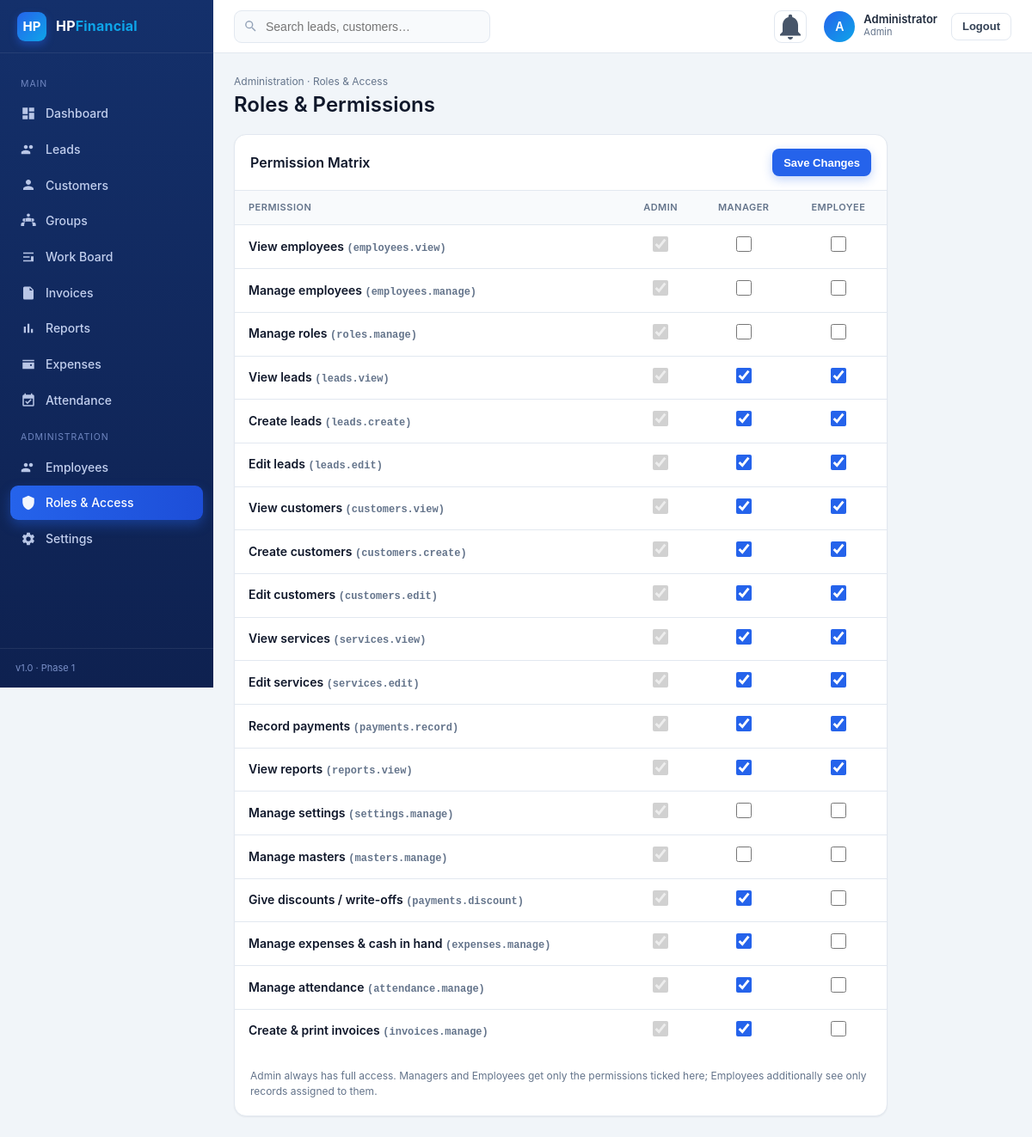
/roles (signed in), run on the app's committed database.
### tables this page shows
CREATE TABLE users (
  id BIGINT UNSIGNED AUTO_INCREMENT PRIMARY KEY,
  name VARCHAR(120) NOT NULL,
  mobile VARCHAR(15) NOT NULL UNIQUE,
  email VARCHAR(150) NULL,
  password_hash VARCHAR(255) NOT NULL,
  role_id BIGINT UNSIGNED NOT NULL,
  status ENUM('active','inactive') NOT NULL DEFAULT 'active',
  must_change_password TINYINT(1) NOT NULL DEFAULT 1,
  last_login_at DATETIME NULL,
  created_by BIGINT UNSIGNED NULL,
  created_at DATETIME NOT NULL DEFAULT CURRENT_TIMESTAMP,
  updated_at DATETIME NOT NULL DEFAULT CURRENT_TIMESTAMP ON UPDATE CURRENT_TIMESTAMP,
  FOREIGN KEY (role_id) REFERENCES roles(id),
  INDEX(status)
);

CREATE TABLE roles (
  id BIGINT UNSIGNED AUTO_INCREMENT PRIMARY KEY,
  name VARCHAR(50) NOT NULL,
  slug VARCHAR(50) NOT NULL UNIQUE
);

CREATE TABLE permissions (
  id BIGINT UNSIGNED AUTO_INCREMENT PRIMARY KEY,
  name VARCHAR(80) NOT NULL,
  slug VARCHAR(80) NOT NULL UNIQUE
);

### app/Core/Controller.php (called while the page is built, shortened)
<?php
abstract class Controller
{
    protected function view(string $template, array $data = [], string $layout = 'app'): void
    {
        extract($data, EXTR_SKIP);
        $content = (function () use ($template, $data) {
            extract($data, EXTR_SKIP);
            ob_start();
            require APP_PATH . '/Views/' . $template . '.php';
            return ob_get_clean();
        })();
        require APP_PATH . '/Views/layouts/' . $layout . '.php';
    }
}

### app/Controllers/RoleController.php (called while the page is built, shortened)
<?php
class RoleController extends Controller
{
    public function index(): void
    {
        $this->view('roles/index', [
            'pageTitle'   => 'Roles & Access',
            'activeNav'   => 'roles',
            'permissions' => Permission::all('id ASC'),
            'adminPerms'  => Role::permissionIds(1),
            'empPerms'    => Role::permissionIds(2),
            'mgrPerms'    => Role::permissionIds(3),
            'unreadCount' => Notification::unreadCount(Auth::id()),
        ]);
    }
}

### public/index.php (called while the page is built, shortened)
<?php
require dirname(__DIR__) . '/app/bootstrap.php';
$router = new Router();
$router->dispatch(Request::method(), Request::path());

### app/Helpers/functions.php (called while the page is built, shortened)
<?php
function e($v): string { return htmlspecialchars((string)($v ?? ''), ENT_QUOTES, 'UTF-8'); }
function base_url(): string
{
    $script = str_replace('\\', '/', dirname($_SERVER['SCRIPT_NAME'] ?? ''));
    return rtrim($script, '/');
}
function url(string $path = '/'): string
{
    return base_url() . '/' . ltrim($path, '/');
}
function asset(string $path): string { return url('assets/' . ltrim($path, '/')); }
function can(string $perm): bool { return Auth::can($perm); }
function active(string $page, string $current): string { return $page === $current ? 'active' : ''; }
function initials(string $name): string
{
    $p = preg_split('/\s+/', trim($name));
    return strtoupper(substr($p[0] ?? '', 0, 1) . (isset($p[1]) ? substr($p[1], 0, 1) : ''));
}

### app/Core/Model.php (called while the page is built, shortened)
<?php
abstract class Model
{
    protected static string $table = '';
    protected static function db(): PDO { return Database::pdo(); }
    public static function all(string $orderBy = 'id DESC'): array
    {
        return self::db()->query("SELECT * FROM " . static::$table . " ORDER BY $orderBy")->fetchAll();
    }
    public static function query(string $sql, array $params = []): array
    {
        $st = self::db()->prepare($sql);
        $st->execute($params);
        return $st->fetchAll();
    }
}

### app/Core/Auth.php (called while the page is built, shortened)
<?php
class Auth
{
    private static ?array $user = null;
    public static function check(): bool { return self::user() !== null; }
    public static function user(): ?array
    {
        if (self::$user !== null) return self::$user;
        $id = Session::get('user_id');
        $st = Database::pdo()->prepare("SELECT u.*, r.slug AS role_slug, r.name AS role_name
            FROM users u JOIN roles r ON r.id = u.role_id WHERE u.id = ? LIMIT 1");
        $st->execute([$id]);
        self::$user = $st->fetch() ?: null;
        return self::$user;
    }
    public static function isAdmin(): bool
    {
        $u = self::user();
        return $u && $u['role_slug'] === 'admin';
    }
    public static function can(string $perm): bool
    {
        return self::isAdmin() || in_array($perm, self::permissions(), true);
    }
}

### app/bootstrap.php (called while the page is built, shortened)
<?php
function env(string $key, $default = null) {
    return $_ENV[$key] ?? getenv($key) ?: $default;
}
spl_autoload_register(function (string $class) {
    $prefix = 'App\\';
    $rel = str_replace('\\', '/', substr($class, strlen($prefix)));
    $file = APP_PATH . '/' . $rel . '.php';
});
require APP_PATH . '/Helpers/functions.php';

### app/Core/Database.php (called while the page is built, shortened)
<?php
class Database
{
    private static ?PDO $pdo = null;
    public static function pdo(): PDO
    {
        if (self::$pdo === null) {
            $host = env('DB_HOST', '127.0.0.1');
            $port = env('DB_PORT', '3306');
            $name = env('DB_NAME', 'hp');
            $dsn  = "mysql:host=$host;port=$port;dbname=$name;charset=utf8mb4";
            self::$pdo = new PDO($dsn, env('DB_USER', 'root'), env('DB_PASS', ''), [
                PDO::ATTR_ERRMODE            => PDO::ERRMODE_EXCEPTION,
                PDO::ATTR_DEFAULT_FETCH_MODE => PDO::FETCH_ASSOC,
                PDO::ATTR_EMULATE_PREPARES   => false,
            ]);
        }
        return self::$pdo;
    }
}

### app/Core/Session.php (called while the page is built, shortened)
<?php
class Session
{
    public static function get(string $k, $d = null) { return $_SESSION[$k] ?? $d; }
}

### app/Views/roles/index.php (the view, shortened to what this page needs)
<div class="page-head">
  <div><div class="crumb">Administration · Roles &amp; Access</div><h1>Roles &amp; Permissions</h1></div>
</div>
<form method="post" action="<?= url('/roles') ?>">
  <div class="card" style="max-width:760px">
    <div class="card__head"><h3>Permission Matrix</h3><button class="btn btn--primary btn--sm" type="submit">Save Changes</button></div>
    <div class="table-wrap">
      <table class="tbl">
        <thead><tr><th>Permission</th><th style="text-align:center">Admin</th><th style="text-align:center">Manager</th><th style="text-align:center">Employee</th></tr></thead>
        <tbody>
        <?php foreach ($permissions as $p): ?>
          <tr>
            <td class="cell-strong"><?= e($p['name']) ?> <span class="muted small mono">(<?= e($p['slug']) ?>)</span></td>
            <td style="text-align:center"><input type="checkbox" checked disabled style="width:18px;height:18px"></td>
            <td style="text-align:center"><input type="checkbox" name="mgr_perms[]" value="<?= $p['id'] ?>" <?= in_array((int)$p['id'],$mgrPerms,true)?'checked':'' ?> style="width:18px;height:18px;accent-color:var(--primary)"></td>
            <td style="text-align:center"><input type="checkbox" name="perms[]" value="<?= $p['id'] ?>" <?= in_array((int)$p['id'],$empPerms,true)?'checked':'' ?> style="width:18px;height:18px;accent-color:var(--primary)"></td>
          </tr>
        <?php endforeach; ?>
        </tbody>
      </table>
    </div>
    <div class="card__body"><div class="muted small">Admin always has full access. Managers and Employees get only the permissions ticked here; Employees additionally see only records assigned to them.</div></div>
  </div>
</form>

### app/Core/Router.php (shortened to what this page needs)
<?php
class Router
{
    private array $routes = [];
    public function add(string $method, string $path, string $handler, array $opts = []): void
    {
        $this->routes[] = [
            'method'  => strtoupper($method),
            'path'    => $path,
            'handler' => $handler,
            'auth'    => $opts['auth'] ?? true,
            'perm'    => $opts['perm'] ?? null,
        ];
    }
    public function dispatch(string $method, string $uri): void
    {
        foreach ($this->routes as $r) {
            if ($r['method'] !== $method) continue;
            $pattern = '#^' . preg_replace('#\{[a-zA-Z_]+\}#', '([^/]+)', $r['path']) . '$#';
            if (!preg_match($pattern, $uri, $m)) continue;
            array_shift($m);
            if ($r['auth'] && !Auth::check()) {
                Session::set('intended', $uri);
                $this->go('/login');
            }
            [$class, $action] = explode('@', $r['handler']);
            (new $fqcn)->$action(...$m);
            return;
        }
    }
}

### app/Views/layouts/app.php (shortened to what this page needs)
<?php
$u = Auth::user();
$active = $activeNav ?? '';
$nav = [
  ['Main'],
  ['dashboard','Dashboard','/', true],
  ['leads','Leads','/leads', can('leads.view')],
  ['customers','Customers','/customers', can('customers.view')],
  ['families','Groups','/families', can('customers.view')],
  ['board','Work Board','/work-board', can('services.view')],
  ['invoices','Invoices','/invoices', can('invoices.manage')],
  ['reports','Reports','/reports', can('reports.view')],
  ['expenses','Expenses','/expenses', can('expenses.manage')],
  ['attendance', can('attendance.manage') ? 'Attendance' : 'My Attendance', '/attendance', true],
  ['Administration'],
  ['employees','Employees','/employees', can('employees.view')],
  ['roles','Roles & Access','/roles', can('roles.manage')],
  ['settings','Settings','/settings', can('settings.manage')],
];
$icons = [
  'dashboard'=>'M3 13h8V3H3v10zm0 8h8v-6H3v6zm10 0h8V11h-8v10zm0-18v6h8V3h-8z',
  'leads'=>'M16 11c1.66 0 3-1.34 3-3s-1.34-3-3-3-3 1.34-3 3 1.34 3 3 3zm-8 0c1.66 0 3-1.34 3-3S9.66 5 8 5 5 6.34 5 8s1.34 3 3 3zm0 2c-2.33 0-7 1.17-7 3.5V19h14v-2.5C15 14.17 10.33 13 8 13z',
  'customers'=>'M12 12c2.21 0 4-1.79 4-4s-1.79-4-4-4-4 1.79-4 4 1.79 4 4 4zm0 2c-2.67 0-8 1.34-8 4v2h16v-2c0-2.66-5.33-4-8-4z',
  'families'=>'M12 5.5A2.5 2.5 0 1 1 12 .5a2.5 2.5 0 0 1 0 5zM5.5 13a2.5 2.5 0 1 1 0-5 2.5 2.5 0 0 1 0 5zm13 0a2.5 2.5 0 1 1 0-5 2.5 2.5 0 0 1 0 5zM12 7c-2 0-5 1-5 3v3h10v-3c0-2-3-3-5-3zM5.5 14C3.5 14 .5 15 .5 17v3h5v-3c0-1 .5-2 1.5-2.7-.5-.2-1-.3-1.5-.3zm13 0c-.5 0-1 .1-1.5.3 1 .7 1.5 1.7 1.5 2.7v3h5v-3c0-2-3-3-5-3z',
  'expenses'=>'M21 7H3V5h18v2zm0 2v10H3V9h18zm-5 5.5a1.5 1.5 0 1 0 0-3 1.5 1.5 0 0 0 0 3z',
  'attendance'=>'M19 3h-1V1h-2v2H8V1H6v2H5a2 2 0 0 0-2 2v14a2 2 0 0 0 2 2h14a2 2 0 0 0 2-2V5a2 2 0 0 0-2-2zm0 16H5V9h14v10zm-8.5-1.5L7 14l1.4-1.4 2.1 2.1 5-5L17 11l-6.5 6.5z',
  'invoices'=>'M6 2h9l5 5v13a2 2 0 0 1-2 2H6a2 2 0 0 1-2-2V4a2 2 0 0 1 2-2zm8 1.5V8h4.5L14 3.5zM8 12h8v1.5H8V12zm0 3h8v1.5H8V15zm0 3h5v1.5H8V18z',
  'board'=>'M4 5h16v2H4V5zm0 6h10v2H4v-2zm0 6h16v2H4v-2zM16 11h4v6h-4v-6z',
  'reports'=>'M5 9.2h3V19H5V9.2zM10.6 5h3v14h-3V5zm5.6 8H19v6h-3v-6z',
  'employees'=>'M16 11c1.66 0 3-1.34 3-3s-1.34-3-3-3-3 1.34-3 3 1.34 3 3 3zm-8 0c1.66 0 3-1.34 3-3S9.66 5 8 5 5 6.34 5 8s1.34 3 3 3zm0 2c-2.33 0-7 1.17-7 3.5V19h14v-2.5C15 14.17 10.33 13 8 13z',
  'roles'=>'M12 1L3 5v6c0 5.55 3.84 10.74 9 12 5.16-1.26 9-6.45 9-12V5l-9-4z',
  'settings'=>'M19.14 12.94a7.49 7.49 0 0 0 .05-1.88l2.03-1.58a.5.5 0 0 0 .12-.64l-1.92-3.32a.5.5 0 0 0-.6-.22l-2.39.96a7.3 7.3 0 0 0-1.62-.94l-.36-2.54a.5.5 0 0 0-.5-.42h-3.84a.5.5 0 0 0-.5.42l-.36 2.54c-.59.24-1.13.56-1.62.94l-2.39-.96a.5.5 0 0 0-.6.22L2.62 8.84a.5.5 0 0 0 .12.64l2.03 1.58a7.49 7.49 0 0 0 0 1.88L2.74 14.5a.5.5 0 0 0-.12.64l1.92 3.32a.5.5 0 0 0 .6.22l2.39-.96c.49.38 1.03.7 1.62.94l.36 2.54a.5.5 0 0 0 .5.42h3.84a.5.5 0 0 0 .5-.42l.36-2.54c.59-.24 1.13-.56 1.62-.94l2.39.96a.5.5 0 0 0 .6-.22l1.92-3.32a.5.5 0 0 0-.12-.64l-2.03-1.58zM12 15.5A3.5 3.5 0 1 1 12 8.5a3.5 3.5 0 0 1 0 7z',
];
?><!DOCTYPE html>
<html lang="en">
<head>
<link rel="stylesheet" href="<?= asset('css/theme.css') ?>">
</head>
<body>
<div class="app">
  <aside class="sidebar" id="sidebar">
    <div class="sidebar__brand">
      <div class="brand__logo">HP</div>
      <div class="brand__name">HP<span>Financial</span></div>
    </div>
    <nav class="nav">
      <?php foreach ($nav as $item): ?>
        <?php if (count($item) === 1): ?>
          <div class="nav__label"><?= e($item[0]) ?></div>
        <?php elseif ($item[3]): ?>
          <a class="nav__item <?= active($item[0], $active) ?>" href="<?= url($item[2]) ?>">
            <svg viewBox="0 0 24 24" fill="currentColor"><path d="<?= $icons[$item[0]] ?>"/></svg>
            <span><?= e($item[1]) ?></span>
          </a>
        <?php endif; ?>
      <?php endforeach; ?>
    </nav>
    <div style="padding:14px 18px;border-top:1px solid rgba(255,255,255,.08);font-size:11px;color:#7a90c8">v1.0 · Phase 1</div>
  </aside>
  <div class="main">
    <header class="topbar">
      <div class="topbar__search" id="globalSearchWrap">
        <svg viewBox="0 0 24 24" fill="currentColor"><path d="M15.5 14h-.79l-.28-.27a6.5 6.5 0 1 0-.7.7l.27.28v.79l5 4.99L20.49 19l-4.99-5zm-6 0A4.5 4.5 0 1 1 14 9.5 4.5 4.5 0 0 1 9.5 14z"/></svg>
        <input type="text" id="globalSearch" placeholder="Search leads, customers…" autocomplete="off">
      </div>
      <a class="icon-btn" href="<?= url('/notifications') ?>" title="Notifications">
        <svg viewBox="0 0 24 24" fill="currentColor"><path d="M12 22c1.1 0 2-.9 2-2h-4c0 1.1.9 2 2 2zm6-6v-5c0-3.07-1.63-5.64-4.5-6.32V4a1.5 1.5 0 0 0-3 0v.68C7.64 5.36 6 7.92 6 11v5l-2 2v1h16v-1l-2-2z"/></svg>
      </a>
      <form method="post" action="<?= url('/logout') ?>" style="display:flex;align-items:center;gap:10px;margin:0">
        <div class="user-chip">
          <div class="avatar"><?= e(initials($u['name'] ?? 'U')) ?></div>
          <div class="user-chip__info">
            <div class="user-chip__name"><?= e($u['name'] ?? '') ?></div>
            <div class="user-chip__role"><?= e($u['role_name'] ?? '') ?></div>
          </div>
        </div>
        <button class="btn btn--light btn--sm" type="submit" title="Logout">
          <span class="logout-label">Logout</span>
        </button>
      </form>
    </header>
    <div id="page">
      <div class="content">
        <?= $content ?>
      </div>
    </div>
  </div>
</div>
</body>
</html>

### data on the page
users: name "A", name "Administrator", role.name "Admin"
permissions: name "View employees", slug "employees.view"
permissions: name "Manage employees", slug "employees.manage"
permissions: name "Manage roles", slug "roles.manage"
permissions: name "View leads", slug "leads.view", id "☑"
permissions: name "Create leads", slug "leads.create", id "☑"
permissions: name "Edit leads", slug "leads.edit", id "☑"
permissions: name "View customers", slug "customers.view", id "☑"
permissions: name "Create customers", slug "customers.create", id "☑"
permissions: name "Edit customers", slug "customers.edit", id "☑"
permissions: name "View services", slug "services.view", id "☑"
permissions: name "Edit services", slug "services.edit", id "☑"
permissions: name "Record payments", slug "payments.record", id "☑"
permissions: name "View reports", slug "reports.view", id "☑"
permissions: name "Manage settings", slug "settings.manage"
permissions: name "Manage masters", slug "masters.manage"
permissions: name "Give discounts / write-offs", slug "payments.discount", id "☑"
permissions: name "Manage expenses & cash in hand", slug "expenses.manage", id "☑"
permissions: name "Manage attendance", slug "attendance.manage", id "☑"
permissions: name "Create & print invoices", slug "invoices.manage", id "☑"

### other printed values
$item[0] "MAIN"
$item[1] "Dashboard"
$item[1] "Leads"
$item[1] "Customers"
$item[1] "Groups"
$item[1] "Work Board"
$item[1] "Invoices"
$item[1] "Reports"
$item[1] "Expenses"
$item[1] "Attendance"
$item[0] "ADMINISTRATION"
$item[1] "Employees"
$item[1] "Roles & Access"
$item[1] "Settings"
